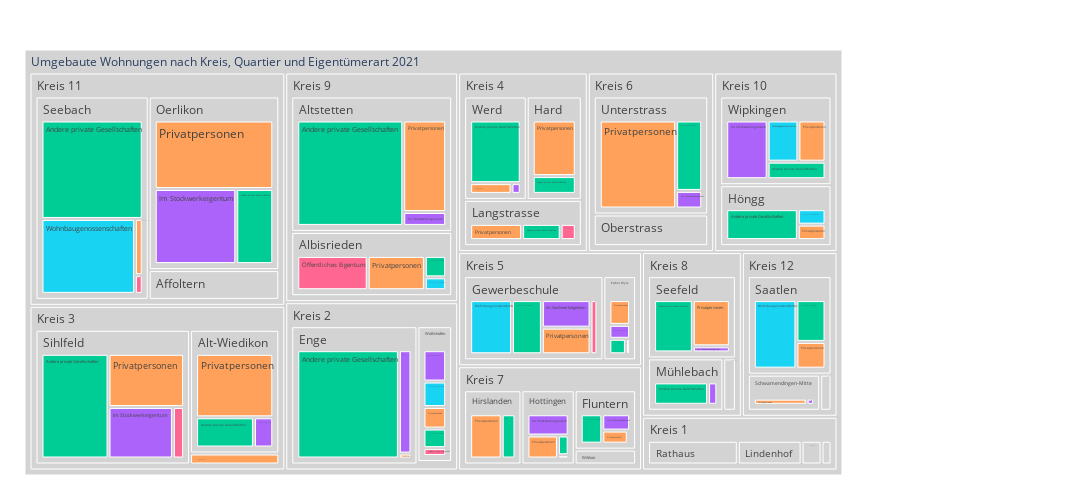

Source (notebook cell):
### Code cell
fig = px.treemap(myTreemapAgg.query('sum_WhgUmb >0').reset_index(), path=[px.Constant("Umgebaute Wohnungen nach Kreis, Quartier und Eigentümerart 2021")
                                                                                      ,'KreisLang', 'QuarLang','EigGruLang']
                 , values='sum_WhgUmb'
                 , color='EigGruLang'
                 ## bei discrete scales (bei Klassen und Strings):                 
                 , color_discrete_map={'(?)':'lightgrey','EVP':'gold', 'SP':'#FF3030', 'PdA':'#EE3B3B', 'Grüne':'#A2CD5A','GLP':'#CAFF70','Die Mitte':'orange','FDP':'#104E8B','AL':'deeppink','SVP':'forestgreen', 'FL ZÜRI':'#8B864E','Volt':'#lightblue' }                
                 ## bei continuous scales (bei Zahlenwerten):
                , color_continuous_scale='cividis'
                #, color_continuous_midpoint=np.average(df['AnzBestWir'], weights=df['AnzBestWir'])  
                 ,height=500
                 ,width=1100                 
                )
fig.update_traces(root_color="grey")
fig.update_layout(margin = dict(t=50, l=25, r=250, b=25))
fig.show()

### Figure 1 — Plotly figure (JSON) as saved in the notebook; plotly's stock layout.template omitted (floating-point values rounded to 4 significant figures; data arrays with more than 128 entries replaced by an {"elided": "..."} marker saying what was removed)
{"data": [{"branchvalues": "total", "customdata": {"elided": "149x1 str values"}, "domain": {"x": [0, 1], "y": [0, 1]}, "hovertemplate": "labels=%{label}<br>sum_WhgUmb=%{value}<br>parent=%{parent}<br>id=%{id}<br>EigGruLang=%{customdata[0]}<extra></extra>", "ids": {"elided": "149 str values"}, "labels": {"elided": "149 str values"}, "marker": {"colors": {"elided": "149 str values"}}, "name": "", "parents": {"elided": "149 str values"}, "root": {"color": "grey"}, "type": "treemap", "values": {"elided": "149 int values"}}], "layout": {"height": 500, "legend": {"tracegroupgap": 0}, "margin": {"b": 25, "l": 25, "r": 250, "t": 50}, "width": 1100}}
